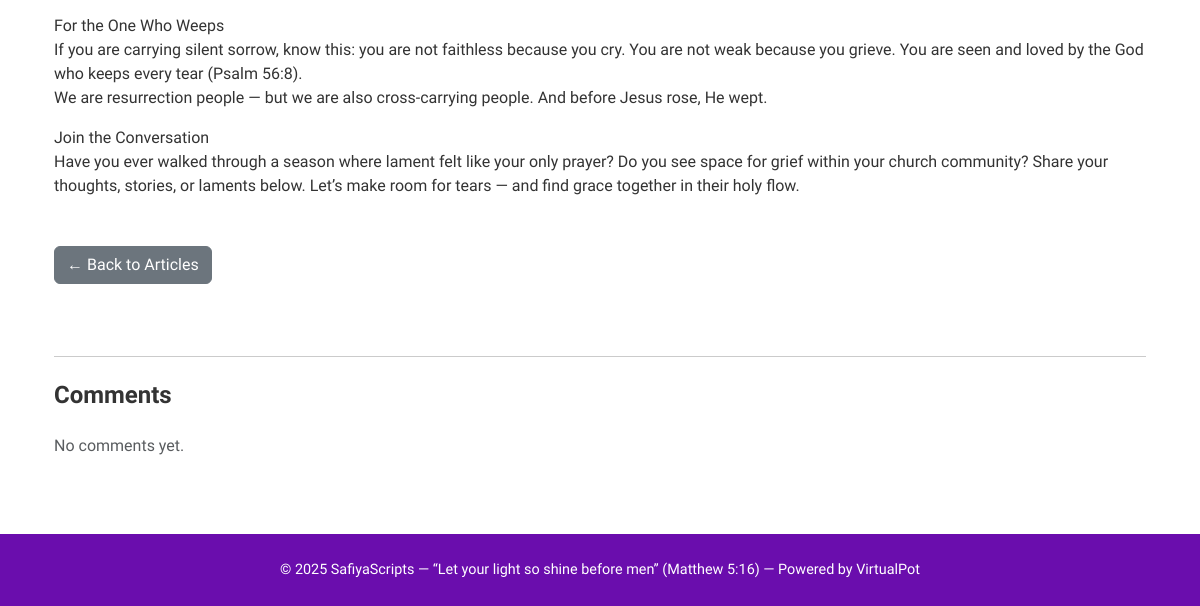
The app's page /articles/9/ (lower part), older data.
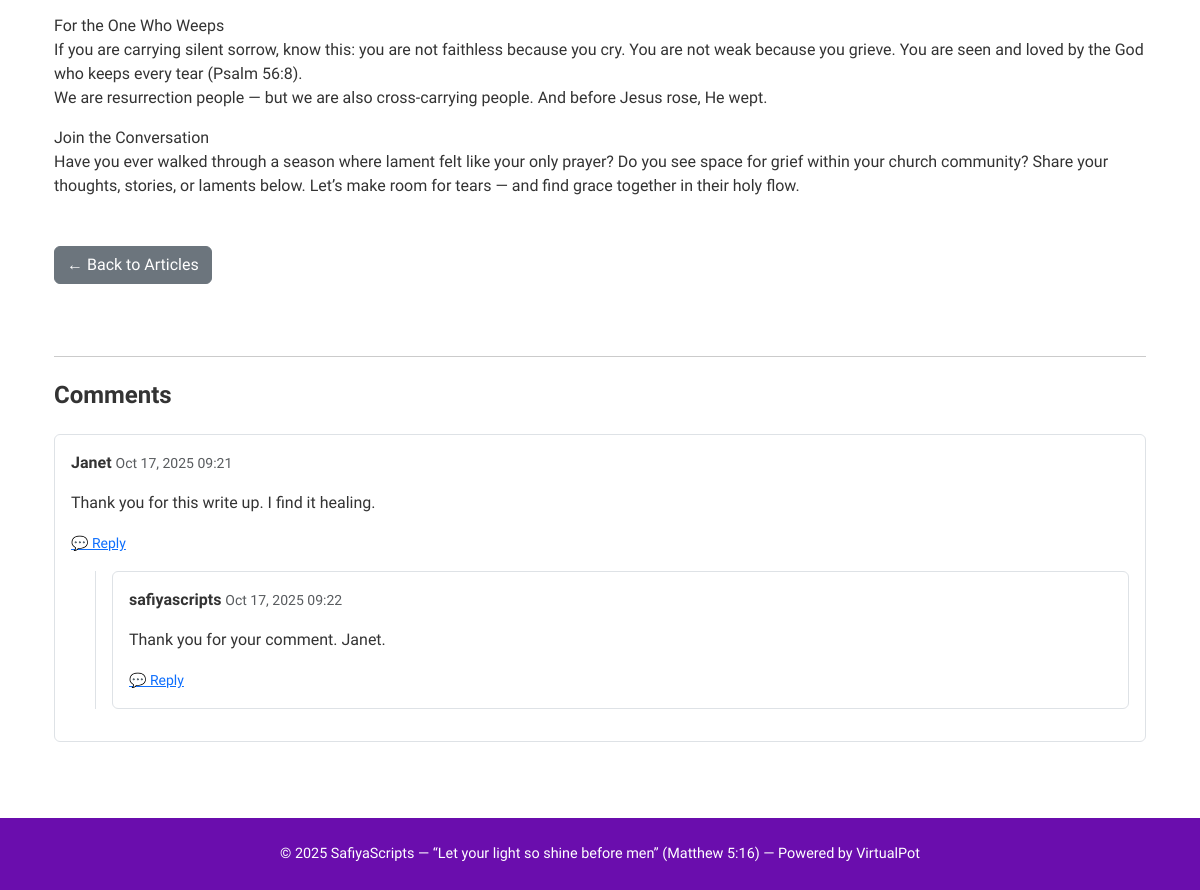
The same page, newer data.
### articles/models.py (models this page shows, shortened)
class Comment(models.Model):
    article = models.ForeignKey(Article, related_name='comments', on_delete=models.CASCADE)
    user = models.ForeignKey(User, on_delete=models.CASCADE, blank=True, null=True)
    parent = models.ForeignKey('self', null=True, blank=True, related_name='replies', on_delete=models.CASCADE)
    name = models.CharField(max_length=100)
    email = models.EmailField(blank=True, null=True)
    content = models.TextField()
    created_at = models.DateTimeField(default=timezone.now)
    class Meta:
        ordering = ['created_at']

### articles/views.py (the view, shortened to what this page needs)
def article_detail(request, pk):
    article = get_object_or_404(Article, pk=pk)
    comments = article.comments.filter(parent__isnull=True).select_related('user')
    comment_form = CommentForm()
    context = {
        'article': article,
        'comments': comments,
        'comment_form': comment_form,
    }
    return render(request, 'articles/article_detail.html', context)

### templates/articles/article_detail.html (shortened to what this page needs)
{% extends "base_admin.html" %}
{% block content %}
<div class="container mt-4">
  <div class="article-body mb-5">
    <p class="fs-5">{{ article.full_description|linebreaks }}</p>
  </div>
  {% if request.user.is_staff %}
    <a href="{% url 'articles:article_list' %}" class="btn btn-secondary mb-5">
      ← Back to Articles
    </a>
  {% else %}
    <a href="{% url 'articles:article_list_public' %}" class="btn btn-secondary mb-5">
      ← Back to Articles
    </a>
  {% endif %}
  <hr class="my-4">
  <h4 class="mb-4 fw-semibold">Comments</h4>
  <div class="mt-3">
    {% if comments %}
      {% for comment in comments %}
        {% include "articles/comment_thread.html" with comment=comment %}
      {% endfor %}
    {% else %}
      <p class="text-muted">No comments yet.</p>
    {% endif %}
  </div>
</div>
{% endblock %}

### templates/articles/comment_thread.html (shortened to what this page needs)
<div class="border rounded p-3 mb-3" id="comment-{{ comment.id }}">
  <p><strong>{{ comment.name }}</strong> <small class="text-muted">{{ comment.created_at|date:"M d, Y H:i" }}</small></p>
  <p>{{ comment.content|linebreaks }}</p>
  <a href="#" class="text-primary small reply-link" data-comment="{{ comment.id }}">
    💬 Reply
  </a>
  {% if comment.replies.all %}
    <div class="ms-4 mt-3 border-start ps-3">
      {% for reply in comment.replies.all %}
        {% include "articles/comment_thread.html" with comment=reply %}
      {% endfor %}
    </div>
  {% endif %}
</div>

Row changes from the older to the newer data that the page shows:
added Comment: name "Janet", created_at "Oct 17, 2025 09:21", content "Thank you for this write up. I find it healing.", shown under "Comments"
added Comment: name "safiyascripts", created_at "Oct 17, 2025 09:22", content "Thank you for your comment. Janet.", shown under "Janet"
Text that changed along with them:
text no longer shown: "No comments yet."
